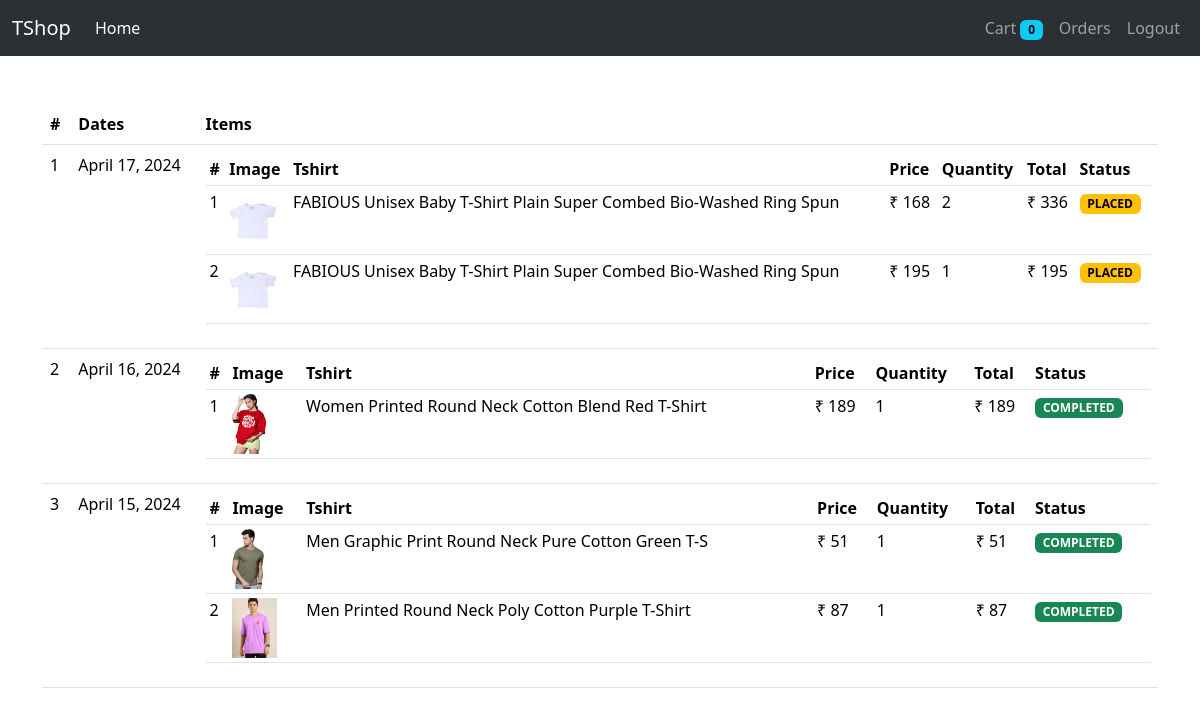
The app's page /orders (signed in) with its own data.
### Store/models.py (models this page shows, shortened)
class Order(models.Model):
    orderStatus = (
        ('PENDING','pending'),
        ('PLACED','placed'),
        ('CANCELED','canceled'),
        ('COMPLETED','completed')
    )
    method = (
        ('COD','cod'),
        ('ONLINE','online')
    )
    order_status = models.CharField(max_length=25, choices=orderStatus)
    payment_method = models.CharField(max_length=25, choices=method)
    shippping_address = models.CharField(max_length=100)
    phone = models.IntegerField()
    user = models.ForeignKey(User, on_delete=models.CASCADE)
    total = models.IntegerField()
    date = models.DateTimeField(auto_now_add=True)

class OrderItem(models.Model):
    order = models.ForeignKey(Order, on_delete=models.CASCADE)
    tshirt = models.ForeignKey(Tshirt, on_delete=models.CASCADE)
    size = models.ForeignKey(SizeVariant, on_delete=models.CASCADE)
    quantity = models.IntegerField()
    price = models.IntegerField()
    date = models.DateTimeField(auto_now_add=True)

class Tshirt(models.Model):
    name =  models.CharField(max_length=100, null=False)
    description = models.CharField(max_length=500, null=True)
    discount = models.IntegerField(default=0)
    image = models.ImageField(upload_to='uploads/images', null=False)
    occasion = models.ForeignKey(Occasion, on_delete=models.CASCADE)
    ideal_for = models.ForeignKey(IdealFor, on_delete=models.CASCADE)
    neck_type = models.ForeignKey(NeckType, on_delete=models.CASCADE)
    sleeve = models.ForeignKey(Sleeve, on_delete=models.CASCADE)
    brand = models.ForeignKey(Brand, on_delete=models.CASCADE)
    color = models.ForeignKey(Color, on_delete=models.CASCADE)

### Store/views.py (the view)
# urls.py: path('orders',views.orders, name='orders'),
@login_required(login_url='login')
def orders(request):
    user = request.user
    orders = Order.objects.filter(user=user).order_by('-date').exclude(order_status="PENDING")
    context = {
        'orders':orders
    }
    return render(request, template_name='store/orders.html', context=context)

### Store/templatetags/tshirts_tags.py (called while the page is built)
@register.simple_tag #Anotation
def multiply(a,b):
    return a*b

@register.simple_tag #Anotation
def get_order_status_class(status):
    if status == 'COMPLETED':
        return 'success'
    else:
        return 'warning'

@register.filter #Decorator
def rupee(number):
    return f'₹ {number}'

### Store/templates/store/orders.html (shortened to what this page needs)
{% extends './base.html' %}
{% load tshirts_tags %}
{% block content %}
<div class="container">
  <table class="table mt-5">
    <thead>
      <tr>
        <th>#</th>
        <th>Dates</th>
        <th>Items</th>
      </tr>
    </thead>
    <tbody>
      {% for order in orders %}
      <tr>
        <td>{{forloop.counter}}</td>
        <td>{{order.date|date}}</td>
        <td>
          <table class="table table-sm">
            <thead>
              <tr>
                <th>#</th>
                <th>Image</th>
                <th>Tshirt</th>
                <th>Price</th>
                <th>Quantity</th>
                <th>Total</th>
                <th>Status</th>
              </tr>
            </thead>
            <tbody>
              {% for oi in order.orderitem_set.all %}
              <tr>
                <td>{{forloop.counter}}</td>
                <td><img src="{{oi.tshirt.image.url}}" height="60px" /></td>
                <td>{{oi.tshirt.name}}</td>
                <td>{{oi.price|rupee}}</td>
                <td>{{oi.quantity}}</td>
                <td>{% multiply oi.price oi.quantity as t %}{{t|rupee}}</td>
                <td>
                  <span
                    class="badge text-bg-{% get_order_status_class order.order_status %}"
                    >{{order.order_status}}</span
                  >
                </td>
              </tr>
              {% endfor %}
            </tbody>
          </table>
        </td>
      </tr>
      {% endfor %}
    </tbody>
  </table>
</div>
{% endblock %}

### Store/templates/store/base.html (shortened to what this page needs)
<!DOCTYPE html>
<html lang="en">
  <head>
    <link
      rel="stylesheet"
      href="https://cdn.jsdelivr.net/npm/bootstrap@5.3.3/dist/css/bootstrap.min.css"
    />
  </head>
  <body>
    <nav
      class="navbar navbar-expand-lg bg-body-tertiary bg-dark"
      data-bs-theme="dark"
    >
      <div class="container-fluid">
        <a class="navbar-brand" href="/">TShop</a>
        <div class="collapse navbar-collapse" id="navbarNav">
          <ul class="navbar-nav">
            <li class="nav-item">
              <a class="nav-link active" aria-current="page" href="/">Home</a>
            </li>
          </ul>
        </div>
        <div class="collapse navbar-collapse" id="navbarNav">
          <ul class="navbar-nav ms-auto">
            <li class="nav-item">
              <a class="nav-link" href="/cart"
                >Cart
                <span class="badge text-bg-info"
                  >{{request.session.cart|length}}</span
                ></a
              >
            </li>
            {% if request.user.is_authenticated %}
            <li class="nav-item">
              <a class="nav-link" href="/orders">Orders</a>
            </li>
            <li class="nav-item">
              <a class="nav-link" href="/logout">Logout</a>
            </li>
            {% endif %}
          </ul>
        </div>
      </div>
    </nav>
    {% block content %} {% endblock %}
  </body>
</html>

### records on screen
Order: date "April 17, 2024", order_status "PLACED"
OrderItem: tshirt.image (picture), tshirt.name "FABIOUS Unisex Baby T-Shirt Plain Super Combed Bio-Washed Ring Spun", price "₹ 168", quantity "2", t "₹ 336"
OrderItem: tshirt.image (picture), tshirt.name "FABIOUS Unisex Baby T-Shirt Plain Super Combed Bio-Washed Ring Spun", price "₹ 195", quantity "1", t "₹ 195"
Order: date "April 16, 2024", order_status "COMPLETED"
OrderItem: tshirt.image (picture), tshirt.name "Women Printed Round Neck Cotton Blend Red T-Shirt", price "₹ 189", quantity "1", t "₹ 189"
Order: date "April 15, 2024", order_status "COMPLETED"
OrderItem: tshirt.image (picture), tshirt.name "Men Graphic Print Round Neck Pure Cotton Green T-S", price "₹ 51", quantity "1", t "₹ 51"
OrderItem: tshirt.image (picture), tshirt.name "Men Printed Round Neck Poly Cotton Purple T-Shirt", price "₹ 87", quantity "1", t "₹ 87"

### other values on screen
{{ request.session.cart|length }} "0"
